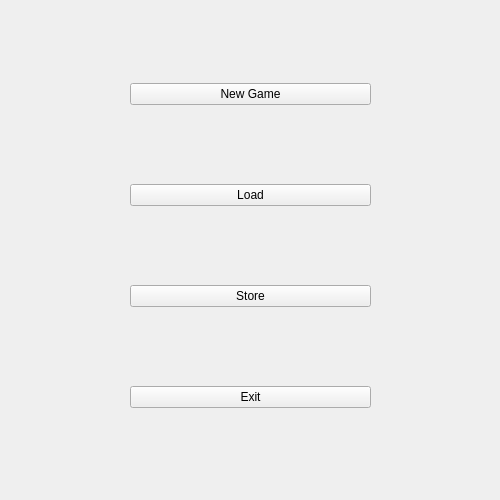
<?xml version="1.0" encoding="UTF-8"?>
<ui version="4.0">
 <class>Widget</class>
 <widget class="QWidget" name="Widget">
  <property name="geometry">
   <rect>
    <x>0</x>
    <y>0</y>
    <width>500</width>
    <height>500</height>
   </rect>
  </property>
  <property name="maximumSize">
   <size>
    <width>666</width>
    <height>16777215</height>
   </size>
  </property>
  <property name="windowTitle">
   <string>Widget</string>
  </property>
  <widget class="QWidget" name="layoutWidget">
   <property name="geometry">
    <rect>
     <x>130</x>
     <y>10</y>
     <width>241</width>
     <height>471</height>
    </rect>
   </property>
   <layout class="QVBoxLayout" name="verticalLayout">
    <item>
     <widget class="QPushButton" name="newgamebtn">
      <property name="text">
       <string>New Game</string>
      </property>
      <property name="flat">
       <bool>false</bool>
      </property>
     </widget>
    </item>
    <item>
     <widget class="QPushButton" name="loadbtn">
      <property name="text">
       <string>Load</string>
      </property>
      <property name="flat">
       <bool>false</bool>
      </property>
     </widget>
    </item>
    <item>
     <widget class="QPushButton" name="storebtn">
      <property name="text">
       <string>Store</string>
      </property>
      <property name="flat">
       <bool>false</bool>
      </property>
     </widget>
    </item>
    <item>
     <widget class="QPushButton" name="exitbtn">
      <property name="text">
       <string>Exit</string>
      </property>
      <property name="flat">
       <bool>false</bool>
      </property>
     </widget>
    </item>
   </layout>
  </widget>
  <widget class="QLabel" name="savedatainfo">
   <property name="geometry">
    <rect>
     <x>320</x>
     <y>480</y>
     <width>171</width>
     <height>20</height>
    </rect>
   </property>
   <property name="text">
    <string/>
   </property>
  </widget>
 </widget>
 <resources/>
 <connections/>
</ui>
